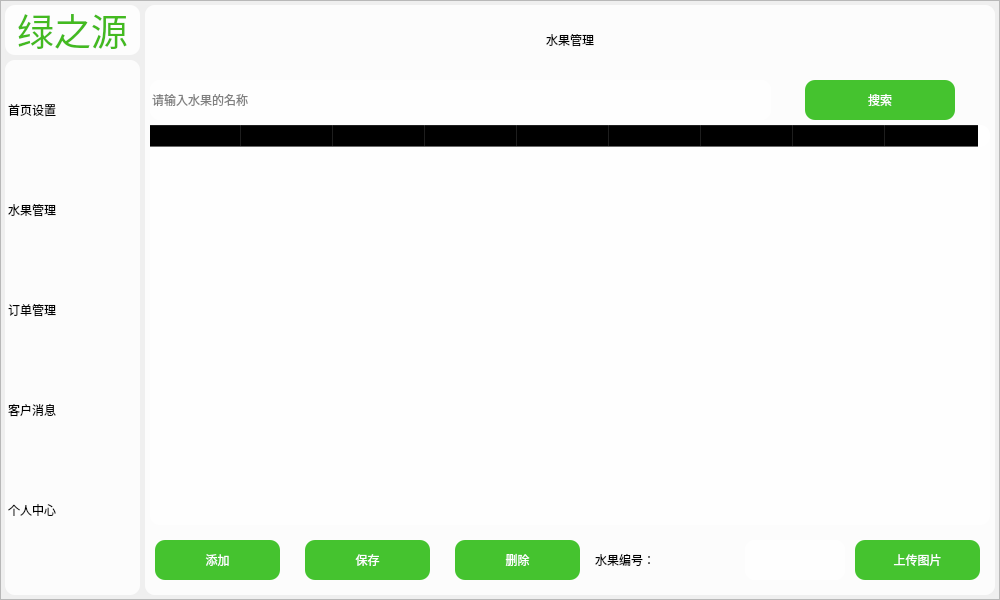
<?xml version="1.0" encoding="UTF-8"?>
<ui version="4.0">
 <class>MainWindow</class>
 <widget class="QMainWindow" name="MainWindow">
  <property name="geometry">
   <rect>
    <x>0</x>
    <y>0</y>
    <width>1000</width>
    <height>600</height>
   </rect>
  </property>
  <property name="windowTitle">
   <string>main</string>
  </property>
  <property name="styleSheet">
   <string notr="true">QLabel{
border-radius: 10px;
background-color: rgba(255, 255, 255, 225);
}
QListWidget{
font: 18pt &quot;楷体&quot;;
border-radius: 10px;
background-color: rgba(255, 255, 255, 215);
}
QListWidget::item {
height: 100px;
}
QListWidget::item:hover {
background-color: transparent;
padding: 10px;
border-left: 5px solid rgba(41, 168, 5, 225);
}
QListWidget::item:selected {
background-color: transparent;
color: rgb(67, 186, 31);
padding: 10px;
border-left: 5px solid rgba(41, 168, 5, 225);
}
QScrollBar:vertical {
border: none;
background: #f5f5f7;
width: 10px;
margin: 0px 0 0px 0;
}
QScrollBar::handle:vertical {
background: Gainsboro;
min-height: 20px;
border-radius: 5px;
border: none;
}
QScrollBar::add-line:vertical {
border: 0px solid grey;
background: #32CC99;
height: 0px;
subcontrol-position: bottom;
subcontrol-origin: margin;
}
QScrollBar::sub-line:vertical {
border: 0px solid grey;
background: #32CC99;
height: 0px;
subcontrol-position: top;
subcontrol-origin: margin;
}
QScrollBar::add-page:vertical, QScrollBar::sub-page:vertical {
background: none;
width: 0px;
height: 0px;
}
</string>
  </property>
  <widget class="QWidget" name="centralwidget">
   <widget class="QStackedWidget" name="stackedWidget">
    <property name="geometry">
     <rect>
      <x>145</x>
      <y>5</y>
      <width>850</width>
      <height>590</height>
     </rect>
    </property>
    <property name="styleSheet">
     <string notr="true">*{
background-color: rgba(255, 255, 255, 150);
border-radius: 10px;
}
QLabel{
font: 18pt &quot;楷体&quot;;
background-color: rgba(255, 255, 255, 0);
}
QLineEdit{
font: 12pt &quot;楷体&quot;;
background-color: rgba(255, 255, 255, 200);
}
QTextEdit{
font: 12pt &quot;楷体&quot;;
background-color: rgba(255, 255, 255, 200);
}
QPushButton{
color: rgb(255, 255, 255);
background-color: rgb(69, 195, 47);
font: 16pt &quot;楷体&quot;;
}
QPushButton:pressed
{
	background-color: rgb(50, 141, 34);
	padding-left:3px;
	padding-top:3px;
}
QComboBox{
font: 16pt &quot;楷体&quot;;
padding: 1px 15px 1px 3px;
border:1px solid rgba(228,228,228,1);
border-radius:5px 5px 0px 0px;
} 
QComboBox QAbstractItemView 
{
    outline: 0px solid gray;  /*取消选中虚线*/
    border: 1px solid;  
    selection-background-color: rgb(90,90,90);   
	background-color: rgb(255, 255, 255);
}</string>
    </property>
    <property name="currentIndex">
     <number>1</number>
    </property>
    <widget class="QWidget" name="page1">
     <widget class="QLabel" name="title">
      <property name="geometry">
       <rect>
        <x>30</x>
        <y>160</y>
        <width>90</width>
        <height>30</height>
       </rect>
      </property>
      <property name="text">
       <string>标题：</string>
      </property>
     </widget>
     <widget class="QLineEdit" name="titleValue">
      <property name="geometry">
       <rect>
        <x>120</x>
        <y>160</y>
        <width>660</width>
        <height>30</height>
       </rect>
      </property>
     </widget>
     <widget class="QLabel" name="content">
      <property name="geometry">
       <rect>
        <x>30</x>
        <y>200</y>
        <width>90</width>
        <height>30</height>
       </rect>
      </property>
      <property name="text">
       <string>内容：</string>
      </property>
      <property name="alignment">
       <set>Qt::AlignLeading|Qt::AlignLeft|Qt::AlignTop</set>
      </property>
     </widget>
     <widget class="QTextEdit" name="contentValue">
      <property name="geometry">
       <rect>
        <x>120</x>
        <y>200</y>
        <width>660</width>
        <height>250</height>
       </rect>
      </property>
     </widget>
     <widget class="QPushButton" name="save">
      <property name="geometry">
       <rect>
        <x>550</x>
        <y>480</y>
        <width>150</width>
        <height>40</height>
       </rect>
      </property>
      <property name="text">
       <string>发布</string>
      </property>
     </widget>
     <widget class="QPushButton" name="clear">
      <property name="geometry">
       <rect>
        <x>360</x>
        <y>480</y>
        <width>150</width>
        <height>40</height>
       </rect>
      </property>
      <property name="text">
       <string>清空</string>
      </property>
     </widget>
     <widget class="QPushButton" name="editNotice">
      <property name="geometry">
       <rect>
        <x>170</x>
        <y>480</y>
        <width>150</width>
        <height>40</height>
       </rect>
      </property>
      <property name="text">
       <string>编辑</string>
      </property>
     </widget>
     <widget class="QLabel" name="timeLabel">
      <property name="geometry">
       <rect>
        <x>20</x>
        <y>10</y>
        <width>300</width>
        <height>30</height>
       </rect>
      </property>
      <property name="text">
       <string/>
      </property>
     </widget>
     <widget class="QLabel" name="welcome">
      <property name="geometry">
       <rect>
        <x>420</x>
        <y>10</y>
        <width>400</width>
        <height>30</height>
       </rect>
      </property>
      <property name="text">
       <string/>
      </property>
      <property name="alignment">
       <set>Qt::AlignCenter</set>
      </property>
     </widget>
     <widget class="QLabel" name="newNotice">
      <property name="geometry">
       <rect>
        <x>0</x>
        <y>80</y>
        <width>850</width>
        <height>50</height>
       </rect>
      </property>
      <property name="styleSheet">
       <string notr="true">font: 26pt &quot;华文行楷&quot;;
</string>
      </property>
      <property name="text">
       <string>公告设置</string>
      </property>
      <property name="alignment">
       <set>Qt::AlignCenter</set>
      </property>
     </widget>
    </widget>
    <widget class="QWidget" name="page2">
     <widget class="QTableWidget" name="FruitTable">
      <property name="geometry">
       <rect>
        <x>5</x>
        <y>120</y>
        <width>840</width>
        <height>400</height>
       </rect>
      </property>
      <property name="styleSheet">
       <string notr="true">font: 12pt &quot;楷体&quot;;
border-radius: 10px;</string>
      </property>
      <property name="editTriggers">
       <set>QAbstractItemView::DoubleClicked</set>
      </property>
      <property name="rowCount">
       <number>0</number>
      </property>
      <attribute name="horizontalHeaderCascadingSectionResizes">
       <bool>false</bool>
      </attribute>
      <attribute name="horizontalHeaderDefaultSectionSize">
       <number>92</number>
      </attribute>
      <attribute name="horizontalHeaderShowSortIndicator" stdset="0">
       <bool>false</bool>
      </attribute>
      <attribute name="verticalHeaderVisible">
       <bool>false</bool>
      </attribute>
      <column>
       <property name="text">
        <string>编号</string>
       </property>
      </column>
      <column>
       <property name="text">
        <string>名称</string>
       </property>
      </column>
      <column>
       <property name="text">
        <string>图片编号</string>
       </property>
      </column>
      <column>
       <property name="text">
        <string>类别</string>
       </property>
      </column>
      <column>
       <property name="text">
        <string>产地</string>
       </property>
      </column>
      <column>
       <property name="text">
        <string>价格</string>
       </property>
      </column>
      <column>
       <property name="text">
        <string>销量</string>
       </property>
      </column>
      <column>
       <property name="text">
        <string>库存</string>
       </property>
      </column>
      <column>
       <property name="text">
        <string>批量删除</string>
       </property>
      </column>
     </widget>
     <widget class="QPushButton" name="addtion">
      <property name="geometry">
       <rect>
        <x>10</x>
        <y>535</y>
        <width>125</width>
        <height>40</height>
       </rect>
      </property>
      <property name="text">
       <string>添加</string>
      </property>
     </widget>
     <widget class="QLineEdit" name="searchKey">
      <property name="geometry">
       <rect>
        <x>5</x>
        <y>75</y>
        <width>621</width>
        <height>40</height>
       </rect>
      </property>
      <property name="text">
       <string/>
      </property>
      <property name="placeholderText">
       <string>请输入水果的名称</string>
      </property>
     </widget>
     <widget class="QPushButton" name="search">
      <property name="geometry">
       <rect>
        <x>660</x>
        <y>75</y>
        <width>150</width>
        <height>40</height>
       </rect>
      </property>
      <property name="text">
       <string>搜索</string>
      </property>
     </widget>
     <widget class="QPushButton" name="saveFruit">
      <property name="geometry">
       <rect>
        <x>160</x>
        <y>535</y>
        <width>125</width>
        <height>40</height>
       </rect>
      </property>
      <property name="text">
       <string>保存</string>
      </property>
     </widget>
     <widget class="QPushButton" name="deletion">
      <property name="geometry">
       <rect>
        <x>310</x>
        <y>535</y>
        <width>125</width>
        <height>40</height>
       </rect>
      </property>
      <property name="text">
       <string>删除</string>
      </property>
     </widget>
     <widget class="QLabel" name="newNotice_2">
      <property name="geometry">
       <rect>
        <x>0</x>
        <y>10</y>
        <width>850</width>
        <height>50</height>
       </rect>
      </property>
      <property name="styleSheet">
       <string notr="true">font: 26pt &quot;华文行楷&quot;;
</string>
      </property>
      <property name="text">
       <string>水果管理</string>
      </property>
      <property name="alignment">
       <set>Qt::AlignCenter</set>
      </property>
     </widget>
     <widget class="QPushButton" name="insertImage">
      <property name="geometry">
       <rect>
        <x>710</x>
        <y>535</y>
        <width>125</width>
        <height>40</height>
       </rect>
      </property>
      <property name="text">
       <string>上传图片</string>
      </property>
     </widget>
     <widget class="QLineEdit" name="lineEdit">
      <property name="geometry">
       <rect>
        <x>600</x>
        <y>535</y>
        <width>100</width>
        <height>40</height>
       </rect>
      </property>
     </widget>
     <widget class="QLabel" name="label">
      <property name="geometry">
       <rect>
        <x>450</x>
        <y>535</y>
        <width>141</width>
        <height>40</height>
       </rect>
      </property>
      <property name="text">
       <string>水果编号：</string>
      </property>
     </widget>
    </widget>
    <widget class="QWidget" name="page4">
     <widget class="QPushButton" name="send">
      <property name="geometry">
       <rect>
        <x>690</x>
        <y>540</y>
        <width>125</width>
        <height>40</height>
       </rect>
      </property>
      <property name="text">
       <string>发货</string>
      </property>
     </widget>
     <widget class="QTableWidget" name="orderTable">
      <property name="geometry">
       <rect>
        <x>5</x>
        <y>120</y>
        <width>840</width>
        <height>400</height>
       </rect>
      </property>
      <property name="styleSheet">
       <string notr="true">font: 11pt &quot;楷体&quot;;
border-radius: 10px;</string>
      </property>
      <property name="editTriggers">
       <set>QAbstractItemView::DoubleClicked</set>
      </property>
      <property name="rowCount">
       <number>0</number>
      </property>
      <attribute name="horizontalHeaderCascadingSectionResizes">
       <bool>false</bool>
      </attribute>
      <attribute name="horizontalHeaderMinimumSectionSize">
       <number>32</number>
      </attribute>
      <attribute name="horizontalHeaderDefaultSectionSize">
       <number>83</number>
      </attribute>
      <attribute name="horizontalHeaderShowSortIndicator" stdset="0">
       <bool>false</bool>
      </attribute>
      <attribute name="verticalHeaderVisible">
       <bool>false</bool>
      </attribute>
      <column>
       <property name="text">
        <string>编号</string>
       </property>
      </column>
      <column>
       <property name="text">
        <string>下单时间</string>
       </property>
      </column>
      <column>
       <property name="text">
        <string>客户名</string>
       </property>
      </column>
      <column>
       <property name="text">
        <string>水果名称</string>
       </property>
      </column>
      <column>
       <property name="text">
        <string>购买数量</string>
       </property>
      </column>
      <column>
       <property name="text">
        <string>总金额</string>
       </property>
      </column>
      <column>
       <property name="text">
        <string>联系电话</string>
       </property>
      </column>
      <column>
       <property name="text">
        <string>收货地址</string>
       </property>
      </column>
      <column>
       <property name="text">
        <string>订单状态</string>
       </property>
      </column>
      <column>
       <property name="text">
        <string>批量操作</string>
       </property>
      </column>
     </widget>
     <widget class="QPushButton" name="searchOrder">
      <property name="geometry">
       <rect>
        <x>180</x>
        <y>70</y>
        <width>125</width>
        <height>40</height>
       </rect>
      </property>
      <property name="text">
       <string>查询</string>
      </property>
     </widget>
     <widget class="QComboBox" name="orderStatus">
      <property name="geometry">
       <rect>
        <x>15</x>
        <y>75</y>
        <width>150</width>
        <height>30</height>
       </rect>
      </property>
      <item>
       <property name="text">
        <string>全部订单</string>
       </property>
      </item>
      <item>
       <property name="text">
        <string>成功订单</string>
       </property>
      </item>
      <item>
       <property name="text">
        <string>失败订单</string>
       </property>
      </item>
      <item>
       <property name="text">
        <string>已配送订单</string>
       </property>
      </item>
      <item>
       <property name="text">
        <string>未配送订单</string>
       </property>
      </item>
     </widget>
     <widget class="QLabel" name="newNotice_3">
      <property name="geometry">
       <rect>
        <x>0</x>
        <y>10</y>
        <width>850</width>
        <height>50</height>
       </rect>
      </property>
      <property name="styleSheet">
       <string notr="true">font: 26pt &quot;华文行楷&quot;;
</string>
      </property>
      <property name="text">
       <string>订单管理</string>
      </property>
      <property name="alignment">
       <set>Qt::AlignCenter</set>
      </property>
     </widget>
    </widget>
    <widget class="QWidget" name="page5">
     <widget class="QListWidget" name="meseagebar">
      <property name="geometry">
       <rect>
        <x>0</x>
        <y>75</y>
        <width>150</width>
        <height>510</height>
       </rect>
      </property>
      <property name="styleSheet">
       <string notr="true">QListWidget{
font: 14pt &quot;楷体&quot;;
border-radius: 10px;
background-color: rgba(255, 255, 255, 200);
}
QListWidget::item {
height: 50px;
}
QListWidget::item:hover {
padding: 10px;
border-left: 5px solid rgba(41, 168, 5, 225);
}
QListWidget::item:selected {
color: rgb(67, 186, 31);
padding: 10px;
border-left: 5px solid rgba(41, 168, 5, 225);
}</string>
      </property>
      <property name="batchSize">
       <number>100</number>
      </property>
     </widget>
     <widget class="QLabel" name="newNotice_4">
      <property name="geometry">
       <rect>
        <x>0</x>
        <y>10</y>
        <width>850</width>
        <height>50</height>
       </rect>
      </property>
      <property name="styleSheet">
       <string notr="true">font: 26pt &quot;华文行楷&quot;;
</string>
      </property>
      <property name="text">
       <string>客户消息</string>
      </property>
      <property name="alignment">
       <set>Qt::AlignCenter</set>
      </property>
     </widget>
     <widget class="QTextEdit" name="chatInput">
      <property name="geometry">
       <rect>
        <x>155</x>
        <y>430</y>
        <width>600</width>
        <height>155</height>
       </rect>
      </property>
     </widget>
     <widget class="QPushButton" name="chatSend">
      <property name="geometry">
       <rect>
        <x>760</x>
        <y>430</y>
        <width>85</width>
        <height>155</height>
       </rect>
      </property>
      <property name="text">
       <string>发送</string>
      </property>
     </widget>
     <widget class="QPushButton" name="refreshChat">
      <property name="geometry">
       <rect>
        <x>10</x>
        <y>35</y>
        <width>130</width>
        <height>30</height>
       </rect>
      </property>
      <property name="text">
       <string>刷新</string>
      </property>
     </widget>
     <widget class="QTextBrowser" name="textBrowser">
      <property name="geometry">
       <rect>
        <x>155</x>
        <y>75</y>
        <width>690</width>
        <height>350</height>
       </rect>
      </property>
     </widget>
    </widget>
    <widget class="QWidget" name="page6">
     <widget class="QPushButton" name="savePersonInfo">
      <property name="geometry">
       <rect>
        <x>320</x>
        <y>490</y>
        <width>200</width>
        <height>50</height>
       </rect>
      </property>
      <property name="text">
       <string>保存</string>
      </property>
     </widget>
     <widget class="QWidget" name="layoutWidget">
      <property name="geometry">
       <rect>
        <x>10</x>
        <y>80</y>
        <width>831</width>
        <height>361</height>
       </rect>
      </property>
      <layout class="QVBoxLayout" name="verticalLayout">
       <property name="leftMargin">
        <number>100</number>
       </property>
       <property name="topMargin">
        <number>65</number>
       </property>
       <property name="rightMargin">
        <number>100</number>
       </property>
       <property name="bottomMargin">
        <number>65</number>
       </property>
       <item>
        <layout class="QHBoxLayout" name="horizontalLayout">
         <item>
          <widget class="QLabel" name="username">
           <property name="minimumSize">
            <size>
             <width>150</width>
             <height>0</height>
            </size>
           </property>
           <property name="text">
            <string>用户名：</string>
           </property>
           <property name="alignment">
            <set>Qt::AlignLeading|Qt::AlignLeft|Qt::AlignVCenter</set>
           </property>
          </widget>
         </item>
         <item>
          <widget class="QLineEdit" name="usernameValue">
           <property name="minimumSize">
            <size>
             <width>0</width>
             <height>30</height>
            </size>
           </property>
           <property name="readOnly">
            <bool>true</bool>
           </property>
          </widget>
         </item>
        </layout>
       </item>
       <item>
        <layout class="QHBoxLayout" name="horizontalLayout_2">
         <item>
          <widget class="QLabel" name="password">
           <property name="minimumSize">
            <size>
             <width>150</width>
             <height>0</height>
            </size>
           </property>
           <property name="text">
            <string>密码：</string>
           </property>
          </widget>
         </item>
         <item>
          <widget class="QLineEdit" name="passwordValue">
           <property name="minimumSize">
            <size>
             <width>0</width>
             <height>30</height>
            </size>
           </property>
           <property name="echoMode">
            <enum>QLineEdit::Password</enum>
           </property>
          </widget>
         </item>
        </layout>
       </item>
       <item>
        <layout class="QHBoxLayout" name="horizontalLayout_5">
         <item>
          <widget class="QLabel" name="password_2">
           <property name="minimumSize">
            <size>
             <width>150</width>
             <height>0</height>
            </size>
           </property>
           <property name="text">
            <string>确认密码：</string>
           </property>
          </widget>
         </item>
         <item>
          <widget class="QLineEdit" name="passwordValue_2">
           <property name="minimumSize">
            <size>
             <width>0</width>
             <height>30</height>
            </size>
           </property>
           <property name="echoMode">
            <enum>QLineEdit::Password</enum>
           </property>
          </widget>
         </item>
        </layout>
       </item>
       <item>
        <layout class="QHBoxLayout" name="horizontalLayout_3">
         <item>
          <widget class="QLabel" name="phone">
           <property name="minimumSize">
            <size>
             <width>150</width>
             <height>0</height>
            </size>
           </property>
           <property name="text">
            <string>电话：</string>
           </property>
          </widget>
         </item>
         <item>
          <widget class="QLineEdit" name="phoneValue">
           <property name="minimumSize">
            <size>
             <width>0</width>
             <height>30</height>
            </size>
           </property>
          </widget>
         </item>
        </layout>
       </item>
       <item>
        <layout class="QHBoxLayout" name="horizontalLayout_4">
         <item>
          <widget class="QLabel" name="address">
           <property name="minimumSize">
            <size>
             <width>150</width>
             <height>0</height>
            </size>
           </property>
           <property name="text">
            <string>收货地址：</string>
           </property>
          </widget>
         </item>
         <item>
          <widget class="QLineEdit" name="addressValue">
           <property name="minimumSize">
            <size>
             <width>0</width>
             <height>30</height>
            </size>
           </property>
          </widget>
         </item>
        </layout>
       </item>
      </layout>
     </widget>
     <widget class="QPushButton" name="editPersonInfo">
      <property name="geometry">
       <rect>
        <x>70</x>
        <y>490</y>
        <width>200</width>
        <height>50</height>
       </rect>
      </property>
      <property name="text">
       <string>修改</string>
      </property>
     </widget>
     <widget class="QPushButton" name="logout">
      <property name="geometry">
       <rect>
        <x>570</x>
        <y>490</y>
        <width>200</width>
        <height>50</height>
       </rect>
      </property>
      <property name="text">
       <string>退出登录</string>
      </property>
     </widget>
     <widget class="QLabel" name="newNotice_5">
      <property name="geometry">
       <rect>
        <x>0</x>
        <y>10</y>
        <width>850</width>
        <height>50</height>
       </rect>
      </property>
      <property name="styleSheet">
       <string notr="true">font: 26pt &quot;华文行楷&quot;;
</string>
      </property>
      <property name="text">
       <string>个人中心</string>
      </property>
      <property name="alignment">
       <set>Qt::AlignCenter</set>
      </property>
     </widget>
    </widget>
   </widget>
   <widget class="QListWidget" name="bar">
    <property name="geometry">
     <rect>
      <x>5</x>
      <y>60</y>
      <width>135</width>
      <height>535</height>
     </rect>
    </property>
    <property name="styleSheet">
     <string notr="true"/>
    </property>
    <item>
     <property name="text">
      <string>首页设置</string>
     </property>
    </item>
    <item>
     <property name="text">
      <string>水果管理</string>
     </property>
    </item>
    <item>
     <property name="text">
      <string>订单管理</string>
     </property>
    </item>
    <item>
     <property name="text">
      <string>客户消息</string>
     </property>
    </item>
    <item>
     <property name="text">
      <string>个人中心</string>
     </property>
    </item>
   </widget>
   <widget class="QLabel" name="logo">
    <property name="geometry">
     <rect>
      <x>5</x>
      <y>5</y>
      <width>135</width>
      <height>50</height>
     </rect>
    </property>
    <property name="font">
     <font>
      <family>华文行楷</family>
      <pointsize>28</pointsize>
     </font>
    </property>
    <property name="styleSheet">
     <string notr="true">color: rgb(67, 186, 31);</string>
    </property>
    <property name="text">
     <string>绿之源</string>
    </property>
    <property name="alignment">
     <set>Qt::AlignCenter</set>
    </property>
   </widget>
   <widget class="QFrame" name="frame">
    <property name="geometry">
     <rect>
      <x>0</x>
      <y>0</y>
      <width>1000</width>
      <height>600</height>
     </rect>
    </property>
    <property name="styleSheet">
     <string notr="true">border-image: url(:/img/spring-4158957_640.jpg);</string>
    </property>
    <property name="frameShape">
     <enum>QFrame::StyledPanel</enum>
    </property>
    <property name="frameShadow">
     <enum>QFrame::Raised</enum>
    </property>
   </widget>
   <zorder>frame</zorder>
   <zorder>stackedWidget</zorder>
   <zorder>bar</zorder>
   <zorder>logo</zorder>
  </widget>
 </widget>
 <resources/>
 <connections/>
</ui>
